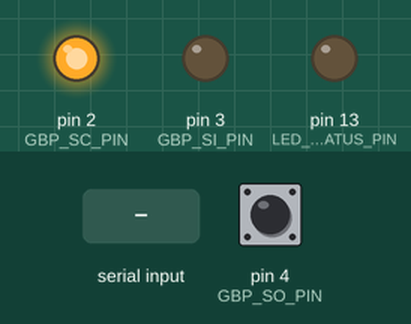
This sketch was run on a simulated Arduino Uno, built with avr-gcc and run on an emulated ATmega328P. On the bench: output pins drawn as LEDs (lit = HIGH). The inputs (shaded band) are chosen by the test bench; at power-on: pin 4 (GBP_SO_PIN) HIGH. What the sketch prints to the serial monitor is not drawn.

Above: at 1.2 s.
1.3 s: "1" received over Serial
At 2.5 s:
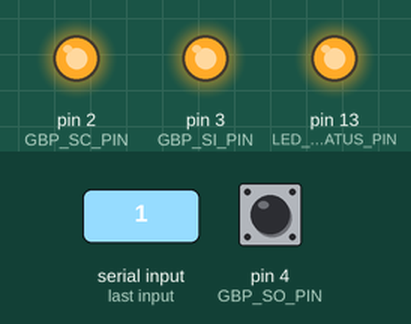
2.8 s: "0" received over Serial
At 3.9 s:
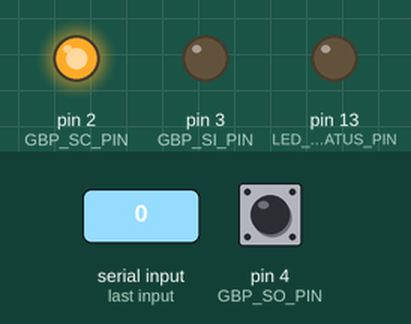
4.3 s: "1" received over Serial
At 5.0 s:
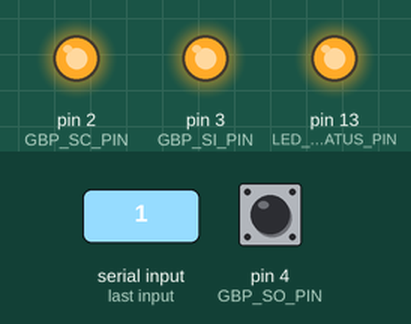
5.8 s: "2" received over Serial
At 6.4 s:
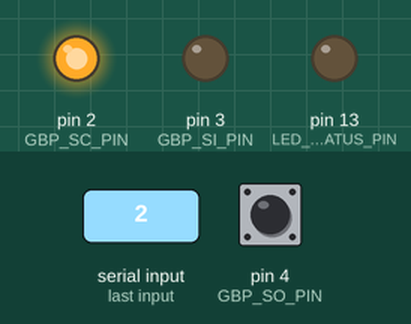
Timing chart, 0 to 8.3 s (numbered marks = the images above; inputs shaded):
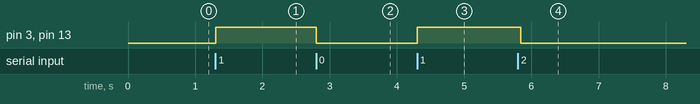

Measured:
- after the input at 1.3 s, pin 3 (GBP_SI_PIN), pin 13 (LED_STATUS_PIN): LOW → HIGH at once
- after the input at 2.8 s, pin 3 (GBP_SI_PIN), pin 13 (LED_STATUS_PIN): HIGH → LOW at once
- after the input at 4.3 s, pin 3 (GBP_SI_PIN), pin 13 (LED_STATUS_PIN): LOW → HIGH at once
- after the input at 5.8 s, pin 3 (GBP_SI_PIN), pin 13 (LED_STATUS_PIN): HIGH → LOW at once

The sketch:

GameBoyPrinterUsbBridge.ino
```cpp
/*
 * Game Boy Printer USB Bridge
 *
 * A dedicated USB Serial <-> Game Boy Printer adapter.
 * Unlike GameBoyPrinterEmulator, this sketch never switches to printer
 * emulation mode and does not require the printer to be powered during boot.
 *
 * Serial settings: 9600 baud, 8 data bits, no parity, 1 stop bit.
 *
 * Game Boy link cable at the cable connector:
 *
 *    ___________
 *   |  6  4  2  |
 *    \_5__3__1_/
 *
 * Pin 1: VCC, unused
 * Pin 2: printer serial output -> Arduino input
 * Pin 3: printer serial input  <- Arduino output
 * Pin 4: unused
 * Pin 5: serial clock          <- Arduino output
 * Pin 6: GND
 */

#include <Arduino.h>

#ifdef ESP8266
static const uint8_t GBP_SO_PIN = 13;
static const uint8_t GBP_SI_PIN = 12;
static const uint8_t GBP_SC_PIN = 14;
static const uint8_t LED_STATUS_PIN = 2;
#else
static const uint8_t GBP_SO_PIN = 4;
static const uint8_t GBP_SI_PIN = 3;
static const uint8_t GBP_SC_PIN = 2;
static const uint8_t LED_STATUS_PIN = 13;
#endif

static const unsigned long USB_BAUD_RATE = 9600;
static const unsigned int CLOCK_HALF_PERIOD_US = 30;

uint8_t transferPrinterByte(uint8_t byteSent)
{
  uint8_t byteRead = 0;

  for (uint8_t bitIndex = 0; bitIndex < 8; bitIndex++)
  {
    const bool bitSent = bitRead(byteSent, 7 - bitIndex);

    digitalWrite(GBP_SC_PIN, LOW);
    digitalWrite(GBP_SI_PIN, bitSent ? HIGH : LOW);
    digitalWrite(LED_STATUS_PIN, bitSent ? HIGH : LOW);
    delayMicroseconds(CLOCK_HALF_PERIOD_US);

    digitalWrite(GBP_SC_PIN, HIGH);
    const bool receivedBit = digitalRead(GBP_SO_PIN);
    bitWrite(byteRead, 7 - bitIndex, receivedBit);
    delayMicroseconds(CLOCK_HALF_PERIOD_US);
  }

  return byteRead;
}

void setup()
{
  pinMode(GBP_SC_PIN, OUTPUT);
  pinMode(GBP_SO_PIN, INPUT_PULLUP);
  pinMode(GBP_SI_PIN, OUTPUT);
  pinMode(LED_STATUS_PIN, OUTPUT);

  // Idle levels expected by the Game Boy Printer link interface.
  digitalWrite(GBP_SC_PIN, HIGH);
  digitalWrite(GBP_SI_PIN, LOW);
  digitalWrite(LED_STATUS_PIN, LOW);

  // The bridge is available immediately and never enters emulator mode.
  Serial.begin(USB_BAUD_RATE);
  while (!Serial) { ; }

  while (Serial.available() > 0)
  {
    Serial.read();
  }
}

void loop()
{
  while (Serial.available() > 0)
  {
    const uint8_t byteFromPhone = static_cast<uint8_t>(Serial.read());
    const uint8_t byteFromPrinter = transferPrinterByte(byteFromPhone);
    Serial.write(byteFromPrinter);
  }
}
```
